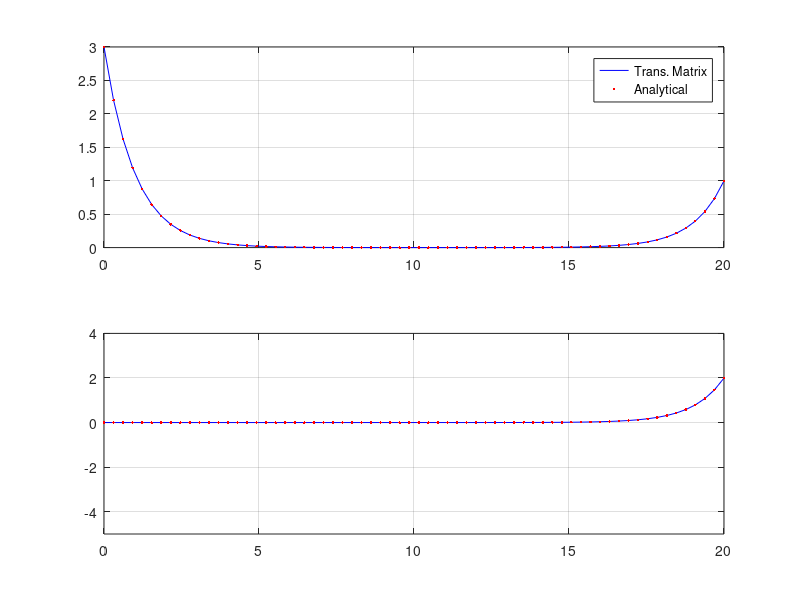

Write the MATLAB code that produced this figure. (Note: this script raises an error after producing the figure.)
% Script p5_4_01.m; 1st order system - analytic and transition
% matrix solns;                                   5/98, 7/3/02
%
flg=2;
if flg==1, tf=2; elseif flg==2, tf=20; end
A=-1; x0=3; Qf=1e3; xf=1; a1=abs(A); Ns=65;
%
% Analytical solution:
t=tf*[0:1/Ns:1]; T=tf*ones(1,Ns+1)-t; 
xa=(xf*sinh(a1*t)+x0*sinh(a1*T))/sinh(a1*tf);
ua=-A*xa+a1*(xf*cosh(a1*t)-x0*cosh(a1*T))/sinh(a1*tf);
%
% Analytical transition matrix solution:
ch=cosh(a1*tf); sh=sinh(a1*tf); b=A/a1; ph1=ch+b*sh;
ph2=-sh/a1; ph4=ch-b*sh; la0=(ph4-Qf*ph2)\((Qf*ph1)*x0-Qf*xf); 
ch=cosh(a1*t); sh=sinh(a1*t); ph1=ch+b*sh; ph2=-sh/a1;
ph4=ch-b*sh; x=ph1*x0+ph2*la0; u=-ph4*la0; 
%
figure(1); clf; subplot(211), plot(t,x,'b',t,xa,'r.'); grid
legend('Trans. Matrix','Analytical'); axis([0 tf 0 3])
subplot(212), plot(t,u,'b',t,ua,'r.'); axis([0 tf -5 4]) 
grid; legend('Trans. Matrix','Analytical',2); xlabel('t')
	
